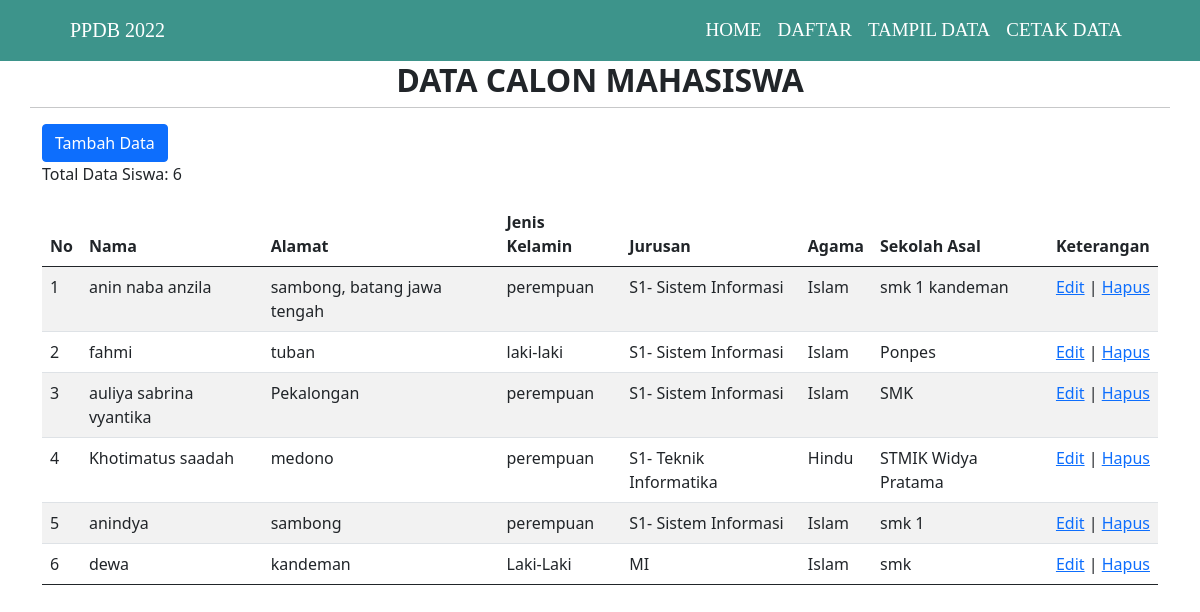
Page /list-siswa.php on the committed database.
### tables this page shows
CREATE TABLE `calon_siswa` (
  `id` int(11) NOT NULL,
  `nama` varchar(60) NOT NULL,
  `alamat` varchar(250) NOT NULL,
  `jenis_kelamin` varchar(10) NOT NULL,
  `agama` varchar(10) NOT NULL,
  `sekolah_asal` varchar(50) NOT NULL,
  `jurusan` varchar(30) NOT NULL
);

### list-siswa.php (the view, shortened to what this page needs)
<!DOCTYPE html>
<html lang="en">
<head>
    <link href="https://cdn.jsdelivr.net/npm/bootstrap@5.0.2/dist/css/bootstrap.min.css" rel="stylesheet">
    <link rel="stylesheet" href="style.css">
</head>
<body>
    <nav class="navbar navbar-expand-lg navbar-dark" style="background-color:#3d948b">
        <div class="container-fluid">
            <a class="navbar-brand" href="#">PPDB 2022</a>
            <div class="collapse navbar-collapse" id="navbarNavAltMarkup">
            <div class="navbar-nav ms-auto" style="padding-left:10px">
                <a class="nav-link active" aria-current="page" href="index.php">HOME</a>
                <a class="nav-link active" href="form-daftar.php">DAFTAR</a>
                <a class="nav-link active" href="list-siswa.php">TAMPIL DATA</a>
                <a class="nav-link active" href="cetak.php">CETAK DATA</a>
            </div>
            </div>
        </div>
    </nav>
     <div class="container">
        <div class="row">
            <div class="col-md">
                <h2 class="text-center text-uppercase fw-bold">Data Calon Mahasiswa</h2>
            </div>
                <hr>
        </div>
        <div class="row">
            <div class="col-md">
                <a href="form-daftar.php" class="btn btn-primary" target="">Tambah Data</a>
            </div>
        </div>
        <div class="row">
            <div class="col-md">
            <table id="example" class="table table-striped" style="width:100%">
                <thead>
                    <tr>
                        <th>No</th>
                        <th>Nama</th>
                        <th>Alamat</th>
                        <th>Jenis Kelamin</th>
                        <th>Jurusan</th>
                        <th>Agama</th>
                        <th>Sekolah Asal</th>
                        <th>Keterangan</th>
                    </tr>
                </thead>
                <tbody>
    <?php
    include("config.php");
    $sqlQuery = "SELECT * FROM calon_siswa";
    $query = mysqli_query($db, $sqlQuery);
    $nomor = 0;
    while($siswa = mysqli_fetch_array($query)){
        $nomor++;
        echo "<tr>";
        echo "<td>".$nomor."</td>";
        echo "<td>".$siswa['nama']."</td>";
        echo "<td>".$siswa['alamat']."</td>";
        echo "<td>".$siswa['jenis_kelamin']."</td>";
        echo "<td>".$siswa['jurusan']."</td>";
        echo "<td>".$siswa['agama']."</td>";
        echo "<td>".$siswa['sekolah_asal']."</td>";
        echo "<td>";
        echo "<a href='form-edit.php?id=".$siswa['id']."'>Edit</a> | ";
        echo "<a href='hapus.php?id=".$siswa['id']."'>Hapus</a>";
        echo "</td>";
        echo "</tr>";
            }
            ?>
        </tbody>
            <p>Total Data Siswa: <?php echo mysqli_num_rows($query) ?></p>
            </div>
        </div>
    </div>
</body>
</html>

### style.css (style rules this page uses)
.container-fluid { font-family: 'Times New Roman', Times, serif; font-size: 19px; padding-left: 70px; padding-right: 70px; }

### rows in the picture
calon_siswa: nama "anin naba anzila", alamat "sambong, batang jawa tengah", jenis_kelamin "perempuan", jurusan "S1- Sistem Informasi", agama "Islam", sekolah_asal "smk 1 kandeman"
calon_siswa: nama "fahmi", alamat "tuban", jenis_kelamin "laki-laki", jurusan "S1- Sistem Informasi", agama "Islam", sekolah_asal "Ponpes"
calon_siswa: nama "auliya sabrina vyantika", alamat "Pekalongan", jenis_kelamin "perempuan", jurusan "S1- Sistem Informasi", agama "Islam", sekolah_asal "SMK"
calon_siswa: nama "Khotimatus saadah", alamat "medono", jenis_kelamin "perempuan", jurusan "S1- Teknik Informatika", agama "Hindu", sekolah_asal "STMIK Widya Pratama"
calon_siswa: nama "anindya", alamat "sambong", jenis_kelamin "perempuan", jurusan "S1- Sistem Informasi", agama "Islam", sekolah_asal "smk 1"
calon_siswa: nama "dewa", alamat "kandeman", jenis_kelamin "Laki-Laki", jurusan "MI", agama "Islam", sekolah_asal "smk"

### other values in the picture
mysqli_num_rows($query) "6"
